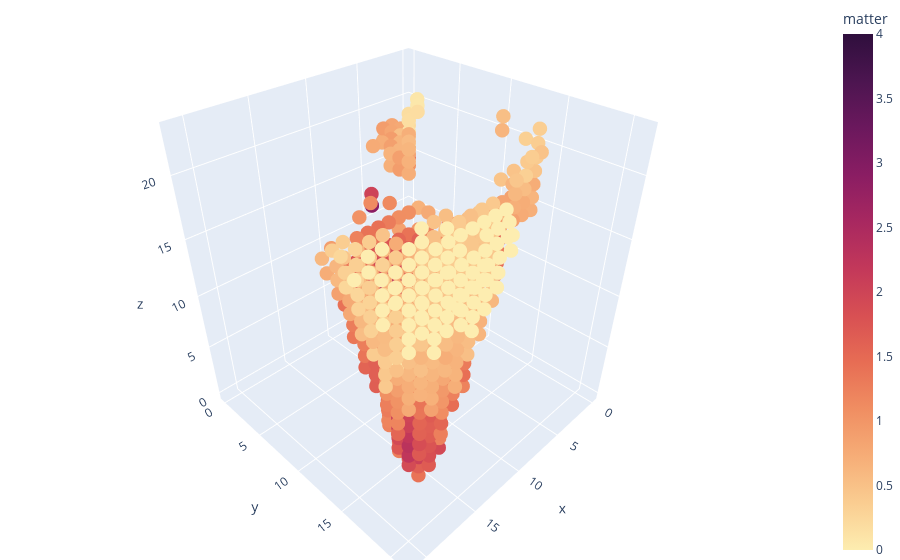

Notebook source saved alongside this figure:
### Markdown cell above
<h3><center> Data Visualization </center></h3><a id="13_b"></a>

### Code cell
space1 = df.loc[:,['X','Y','Z','Grade']]        
plot_scatter = go.Scatter3d(
    x=space1['X'],
    y=space1['Y'],
    z=space1['Z'],
    mode='markers',
    marker=dict(
        size=5,
        cmax=4,
        cmin=0,
        color=space1['Grade'], 
        colorbar=dict(title='matter'), 
        colorscale='matter'
    )
)
plotData = [plot_scatter]
layout = go.Layout(
    margin=dict(
        l=0,
        r=0,
        b=0,
        t=0
    )
)  
fig = go.Figure(data=plotData, layout=layout)
iplot(fig,filename='Interactive_3dScatter.html')

### Figure 1 — Plotly figure (JSON) as saved in the notebook; plotly's stock layout.template omitted (floating-point values rounded to 4 significant figures; data arrays with more than 128 entries replaced by an {"elided": "..."} marker saying what was removed)
{"data": [{"marker": {"cmax": 4, "cmin": 0, "color": {"elided": "1060 float values"}, "colorbar": {"title": {"text": "matter"}}, "colorscale": [[0, "rgb(253, 237, 176)"], [0.09091, "rgb(250, 205, 145)"], [0.1818, "rgb(246, 173, 119)"], [0.2727, "rgb(240, 142, 98)"], [0.3636, "rgb(231, 109, 84)"], [0.4545, "rgb(216, 80, 83)"], [0.5455, "rgb(195, 56, 90)"], [0.6364, "rgb(168, 40, 96)"], [0.7273, "rgb(138, 29, 99)"], [0.8182, "rgb(107, 24, 93)"], [0.9091, "rgb(76, 21, 80)"], [1, "rgb(47, 15, 61)"]], "size": 5}, "mode": "markers", "type": "scatter3d", "x": {"elided": "1060 int values"}, "y": {"elided": "1060 int values"}, "z": {"elided": "1060 int values"}}], "layout": {"margin": {"b": 0, "l": 0, "r": 0, "t": 0}}}
